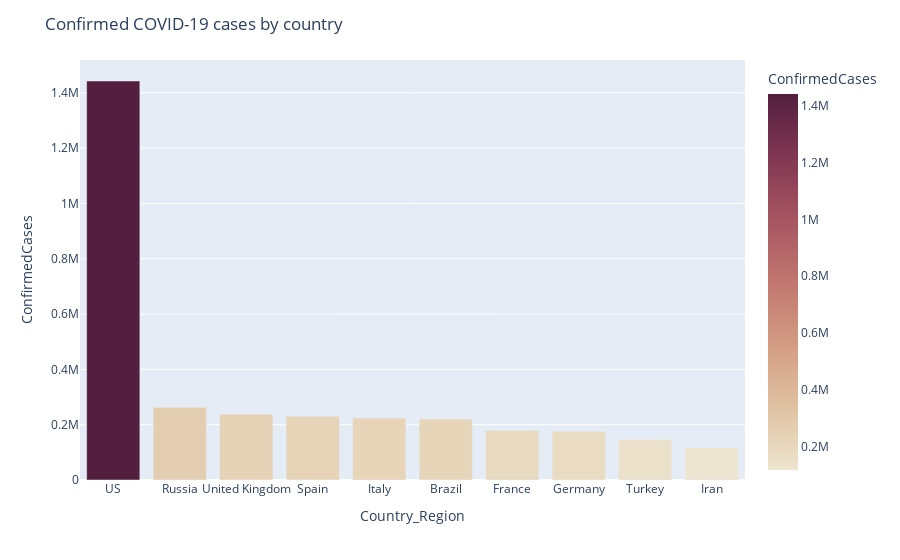

Notebook source saved alongside this figure:
### Markdown cell above
Confirmed COVID-19 Cases by country

### Code cell
fig = px.bar(top10, x=top10.index, y='ConfirmedCases', labels={'x':'Country'},
             color="ConfirmedCases", color_continuous_scale=px.colors.sequential.Brwnyl)
fig.update_layout(title_text='Confirmed COVID-19 cases by country')
fig.show()

### Figure 1 — Plotly figure (JSON) as saved in the notebook; plotly's stock layout.template omitted (floating-point values rounded to 4 significant figures)
{"data": [{"hovertemplate": "Country_Region=%{x}<br>ConfirmedCases=%{marker.color}<extra></extra>", "legendgroup": "", "marker": {"color": [1443000.0, 262800.0, 238000.0, 230200.0, 223900.0, 220300.0, 179600.0, 175200.0, 146500.0, 116600.0], "coloraxis": "coloraxis", "pattern": {"shape": ""}}, "name": "", "orientation": "v", "showlegend": false, "textposition": "auto", "type": "bar", "x": ["US", "Russia", "United Kingdom", "Spain", "Italy", "Brazil", "France", "Germany", "Turkey", "Iran"], "xaxis": "x", "y": [1443000.0, 262800.0, 238000.0, 230200.0, 223900.0, 220300.0, 179600.0, 175200.0, 146500.0, 116600.0], "yaxis": "y"}], "layout": {"barmode": "relative", "coloraxis": {"colorbar": {"title": {"text": "ConfirmedCases"}}, "colorscale": [[0, "rgb(237, 229, 207)"], [0.1667, "rgb(224, 194, 162)"], [0.3333, "rgb(211, 156, 131)"], [0.5, "rgb(193, 118, 111)"], [0.6667, "rgb(166, 84, 97)"], [0.8333, "rgb(129, 55, 83)"], [1, "rgb(84, 31, 63)"]]}, "legend": {"tracegroupgap": 0}, "margin": {"t": 60}, "title": {"text": "Confirmed COVID-19 cases by country"}, "xaxis": {"anchor": "y", "domain": [0, 1], "title": {"text": "Country_Region"}}, "yaxis": {"anchor": "x", "domain": [0, 1], "title": {"text": "ConfirmedCases"}}}}
